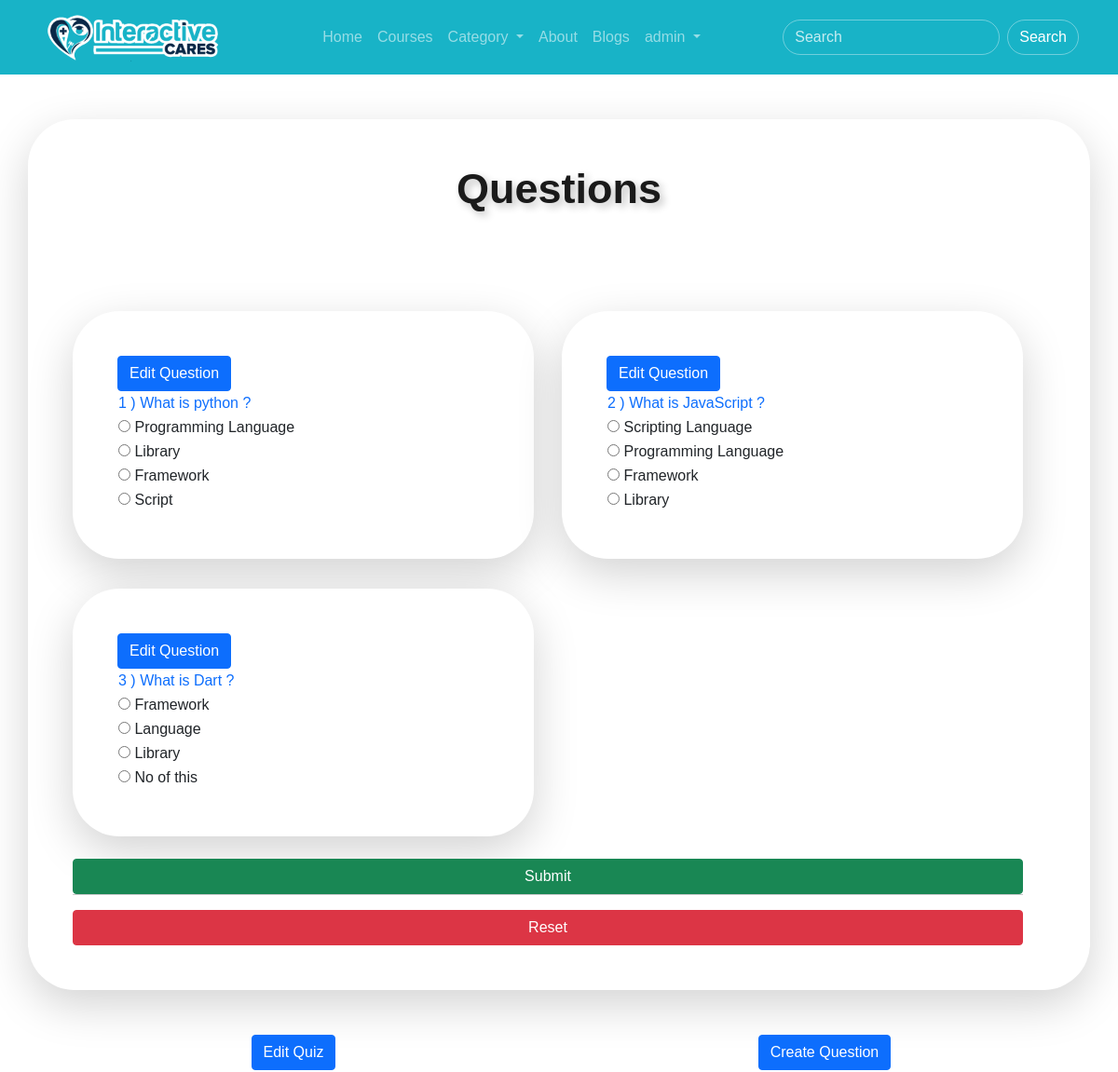
Page /quiz_details/1/ (signed in, upper part) on the earlier database version.
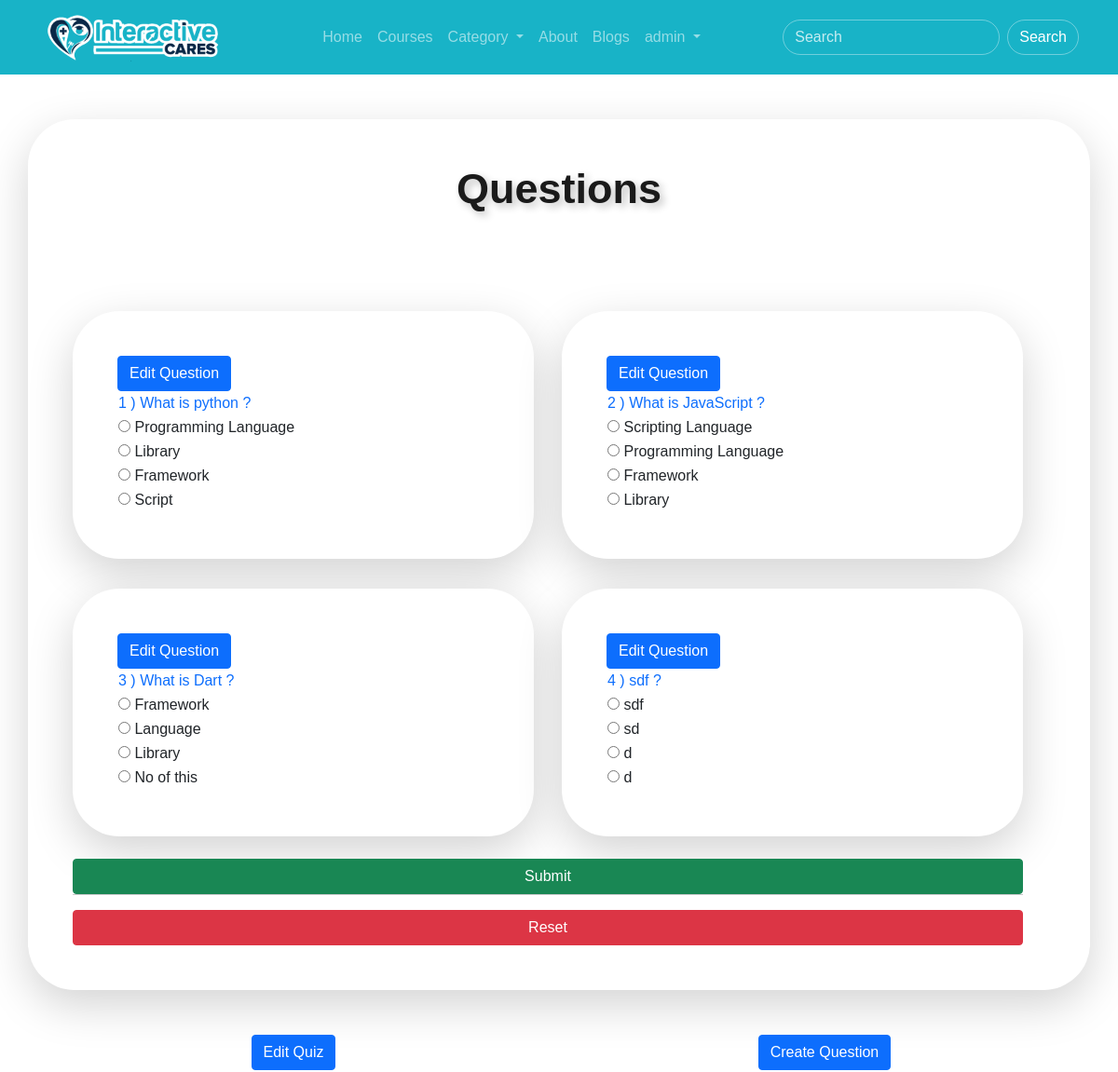
Same page on the later database version.
### course_app/models.py (models this page shows, shortened)
class Question(models.Model):
    course = models.ForeignKey(Course, on_delete=models.CASCADE)
    module = models.ForeignKey(Module, on_delete=models.CASCADE)
    quiz = models.ForeignKey(Quiz, on_delete=models.CASCADE)
    question = models.TextField()
    option_1 = models.TextField(blank=True, null=True)
    option_2 = models.TextField(blank=True, null=True)
    option_3 = models.TextField(blank=True, null=True)
    option_4 = models.TextField(blank=True, null=True)
    answer = models.TextField(blank=True, null=True)

### course_app/views.py (the view)
# urls.py: path("quiz_details/<pk>/", views.quiz_details, name="quiz_details"),
@login_required
def quiz_details(request, pk):
    current_quiz = models.Quiz.objects.get(pk=pk)
    questions = models.Question.objects.filter(quiz=current_quiz)
    diction = {
        "title": f"{current_quiz.quiz_name} - Interactive Cares",
        "questions": questions,
        "current_quiz": current_quiz
    }
    return render(request, "course_app/quiz/quiz_details.html", context=diction)

### templates/course_app/quiz/quiz_details.html (shortened to what this page needs)
{% extends 'base/base.html' %}
{% load crispy_forms_tags %}
{% block body_block %}
<section class="container my-5">
    <div class="shadow-lg p-5 bg-body rounded row about-us-contaiiner">
        <h2 class="h-text text-center mb-5">Questions</h2>
        <div class="row professional-instructors">
            {% for question in questions %}
            <div class="shadow-lg p-5 my-2 bg-body rounded about-us-contaiiner col-xs-12 col-sm-12 col-md-5 col-lg-5 col-xl-5 course-box mb-4">
                <table>
                    <tr>
                        <td class="text-primary">{{question.pk}} ) {{question.question}} ?</td>
                    </tr>
                    <tr>
                        <td><input type = "radio" class="rb ans" name = {{question.pk}} id="Option1" value="{{question.option_1}}" style="cursor: pointer;"> {{question.option_1}}</td>
                    </tr>
                    <tr>
                        <td><input type = "radio" class="rb ans" name = {{question.pk}} id="Option2" value="{{question.option_2}}" style="cursor: pointer;"> {{question.option_2}}</td>
                    </tr>
                    <tr>
                        <td><input type = "radio" class="rb ans" name = {{question.pk}} id="Option3" value="{{question.option_3}}" style="cursor: pointer;"> {{question.option_3}}</td>
                    </tr>
                    <tr>
                        <td><input type = "radio" class="rb ans" name = {{question.pk}} id="Option4" value="{{question.option_4}}" style="cursor: pointer;"> {{question.option_4}}</td>
                    </tr>
                    <tr>
                        <td><label id="corans" class= "rb" style="display:none ; color : green"><b>Correct answer: <span class="correct-ans">{{question.answer}}</span></b></label></td>
                    </tr>
                    {% if current_quiz.course.instructor == request.user.instructor_profile %}
                    <tr>
                        <a href="{% url 'course_app:edit_question' pk=question.pk %}" class="btn btn-primary">Edit Question</a>
                    </tr>
                    {% endif %}
                </table>
            </div>
            {% endfor %}
            <input type="submit" class="btn btn-success" value="Submit" id="b1">
            <hr>
            <input type="submit" class="btn btn-danger" value="Reset" id="reset-btn">
        </div>
    </div>
</section>
{% if current_quiz.course.instructor == request.user.instructor_profile %}
<section class="container my-5 text-center">
    <div class="row">
        <div class="col-xm-12 col-sm-12 col-md-6 col-lg-6 col-xl-6">
            <a href="{% url 'course_app:edit_quiz' pk=current_quiz.pk %}" class="btn btn-primary">Edit Quiz</a>
        </div>
        <div class="col-xm-12 col-sm-12 col-md-6 col-lg-6 col-xl-6">
            <a href="{% url 'course_app:create_question' pk=current_quiz.pk %}" class="btn btn-primary">Create Question</a>
        </div>
    </div>
</section>
{% endif %}
{% endblock %}

Differences in the rows shown:
added Question: pk "4", question "sdf", option_1 "sdf", option_2 "sd", option_3 "d", option_4 "d"
